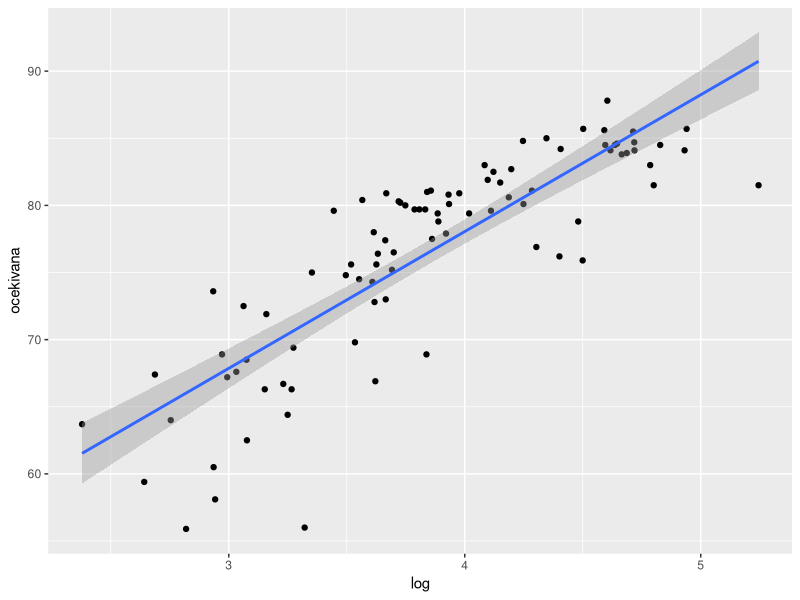
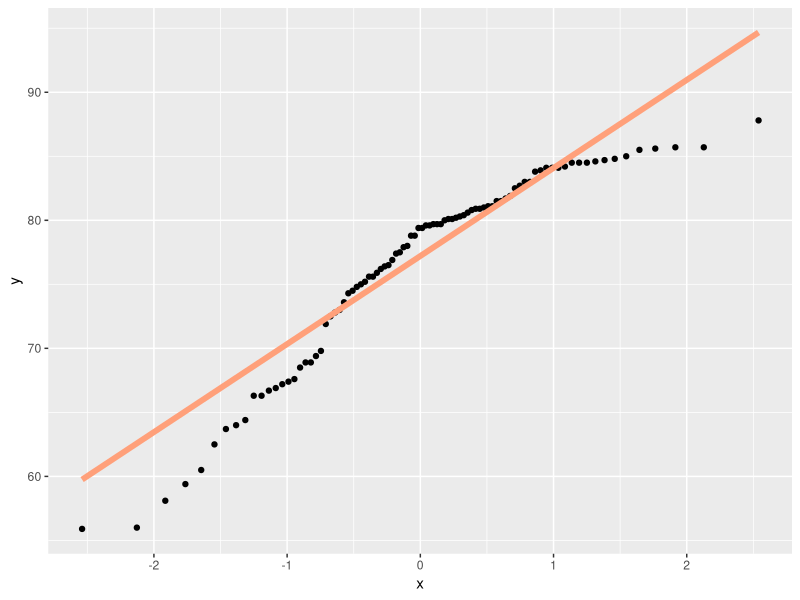
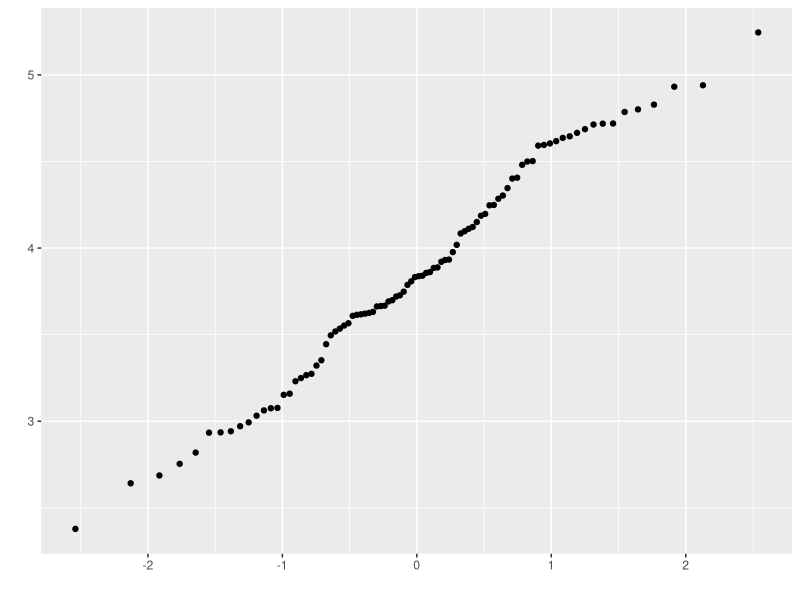
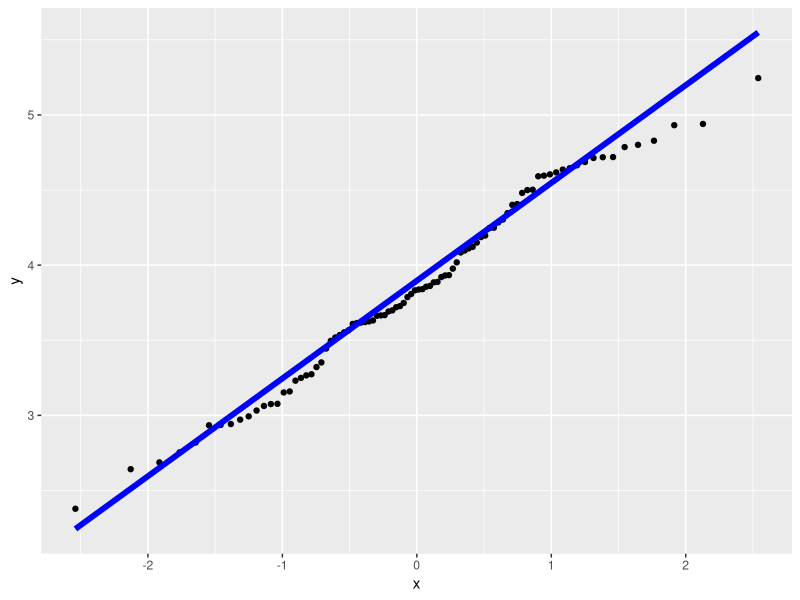

These figures' R source, in order:
library(readxl)
library(tidyverse)
library(ggplot2)
library("dplyr")

data <- read_excel("Tablica_podatci1.xlsx")

if(!require('nortest')) {
  install.packages('nortest')
  library('nortest')
}

##linearna regresija graf s pouzdanim intervalom
log<-data$logBDP
ocekivana<-data$brojdob

ggplot(data, aes(log,ocekivana))+
  geom_point()+
  geom_smooth(method="lm",se=TRUE)

regr<-lm(ocekivana~log, data)

summary(regr)

##qq grafovi
ggplot(data, aes(sample=ocekivana))+
  geom_qq()+
  geom_qq_line(col="lightsalmon", lwd=2)

qplot(sample=log)
ggplot(data, aes(sample=log))+
  geom_qq()+
  geom_qq_line(col="blue", lwd=2)

##lillieforsov test

lillie.test(log)

lillie.test(ocekivana)

r<-regr$residuals
rb<-unname(r, force = FALSE)

lillie.test(rb)
